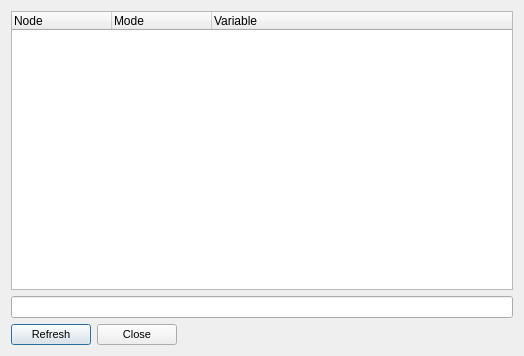
<?xml version="1.0" encoding="UTF-8"?>
<ui version="4.0">
 <class>variableBrowser</class>
 <widget class="QDialog" name="variableBrowser">
  <property name="geometry">
   <rect>
    <x>0</x>
    <y>0</y>
    <width>524</width>
    <height>356</height>
   </rect>
  </property>
  <property name="windowTitle">
   <string>Dialog</string>
  </property>
  <layout class="QVBoxLayout" name="verticalLayout">
   <item>
    <widget class="QTreeWidget" name="treeWidget">
     <column>
      <property name="text">
       <string>Node</string>
      </property>
     </column>
     <column>
      <property name="text">
       <string>Mode</string>
      </property>
     </column>
     <column>
      <property name="text">
       <string>Variable</string>
      </property>
     </column>
    </widget>
   </item>
   <item>
    <widget class="QLineEdit" name="varText">
     <property name="readOnly">
      <bool>true</bool>
     </property>
    </widget>
   </item>
   <item>
    <layout class="QHBoxLayout" name="horizontalLayout">
     <item>
      <widget class="QPushButton" name="refreshButton">
       <property name="palette">
        <palette>
         <active>
          <colorrole role="ButtonText">
           <brush brushstyle="SolidPattern">
            <color alpha="255">
             <red>0</red>
             <green>0</green>
             <blue>0</blue>
            </color>
           </brush>
          </colorrole>
         </active>
         <inactive>
          <colorrole role="ButtonText">
           <brush brushstyle="SolidPattern">
            <color alpha="255">
             <red>0</red>
             <green>0</green>
             <blue>0</blue>
            </color>
           </brush>
          </colorrole>
         </inactive>
         <disabled>
          <colorrole role="ButtonText">
           <brush brushstyle="SolidPattern">
            <color alpha="255">
             <red>106</red>
             <green>104</green>
             <blue>100</blue>
            </color>
           </brush>
          </colorrole>
         </disabled>
        </palette>
       </property>
       <property name="font">
        <font>
         <pointsize>8</pointsize>
         <underline>false</underline>
        </font>
       </property>
       <property name="cursor">
        <cursorShape>PointingHandCursor</cursorShape>
       </property>
       <property name="text">
        <string>Refresh</string>
       </property>
       <property name="flat">
        <bool>false</bool>
       </property>
      </widget>
     </item>
     <item>
      <widget class="QPushButton" name="closeButton">
       <property name="palette">
        <palette>
         <active>
          <colorrole role="ButtonText">
           <brush brushstyle="SolidPattern">
            <color alpha="255">
             <red>0</red>
             <green>0</green>
             <blue>0</blue>
            </color>
           </brush>
          </colorrole>
         </active>
         <inactive>
          <colorrole role="ButtonText">
           <brush brushstyle="SolidPattern">
            <color alpha="255">
             <red>0</red>
             <green>0</green>
             <blue>0</blue>
            </color>
           </brush>
          </colorrole>
         </inactive>
         <disabled>
          <colorrole role="ButtonText">
           <brush brushstyle="SolidPattern">
            <color alpha="255">
             <red>106</red>
             <green>104</green>
             <blue>100</blue>
            </color>
           </brush>
          </colorrole>
         </disabled>
        </palette>
       </property>
       <property name="font">
        <font>
         <pointsize>8</pointsize>
         <underline>false</underline>
        </font>
       </property>
       <property name="cursor">
        <cursorShape>PointingHandCursor</cursorShape>
       </property>
       <property name="text">
        <string>Close</string>
       </property>
       <property name="flat">
        <bool>false</bool>
       </property>
      </widget>
     </item>
     <item>
      <spacer name="horizontalSpacer">
       <property name="orientation">
        <enum>Qt::Horizontal</enum>
       </property>
       <property name="sizeHint" stdset="0">
        <size>
         <width>40</width>
         <height>20</height>
        </size>
       </property>
      </spacer>
     </item>
    </layout>
   </item>
  </layout>
 </widget>
 <resources/>
 <connections/>
</ui>
